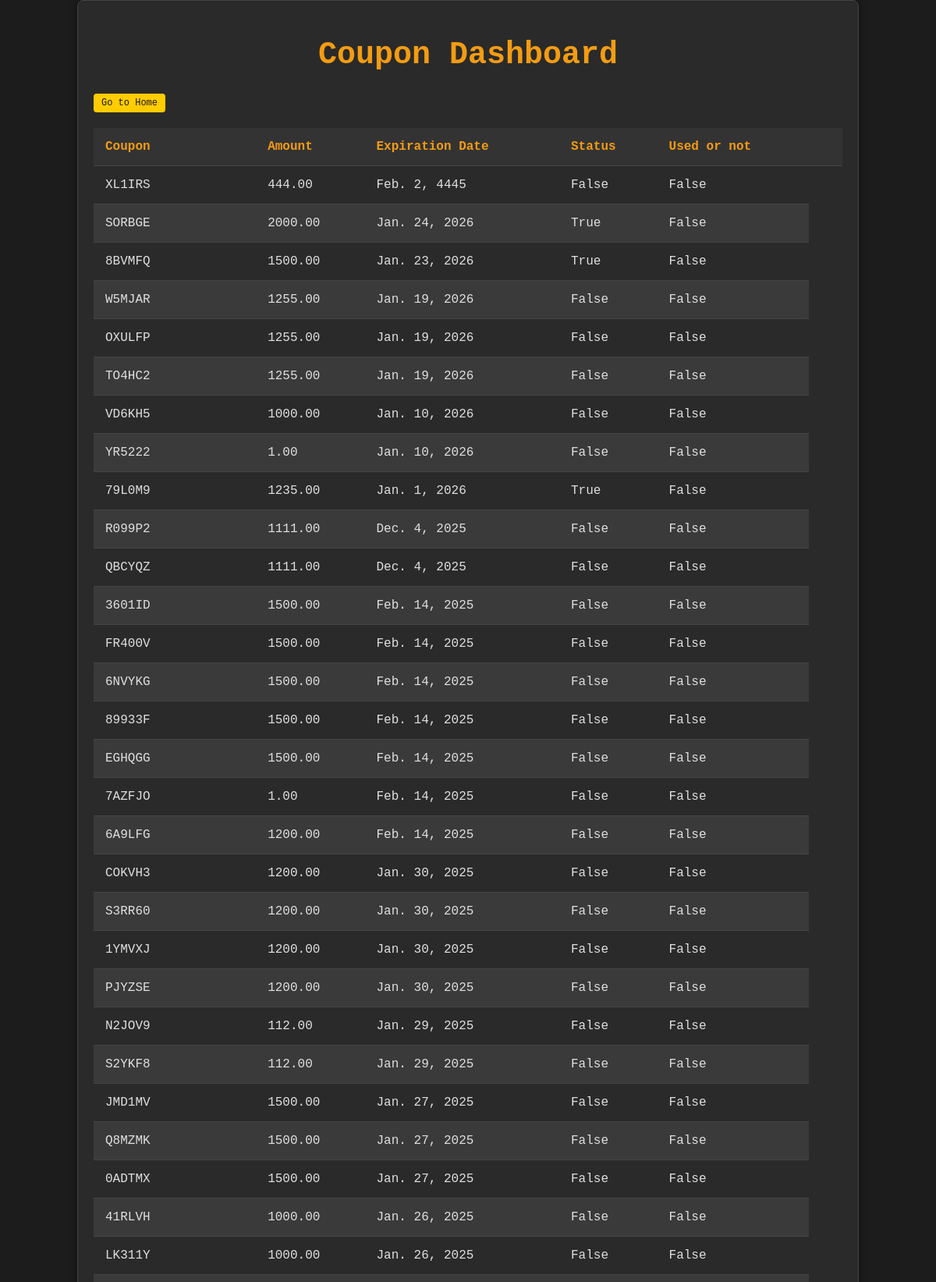
The page /home/dashboard/ (upper part) on the database its author committed.
### BalfinCouponGenerator/models.py (models this page shows, shortened)
class Coupon(models.Model):
    amount = models.DecimalField(max_digits=10, decimal_places=2)
    expiration_date = models.DateField()
    barcode = models.CharField(max_length=100, unique=True)
    is_active = models.BooleanField(default=False)  # New field to track active status
    is_used = models.BooleanField(default=False) #delete this line along with table head and table data in the html call
    STATUS_CHOICES = [
        ('not active', 'Not Active'),
        ('active', 'Active'),
        ('used', 'Used'),
    ]
    status = models.CharField(max_length=10, choices=STATUS_CHOICES, default='not active')

### BalfinCouponGenerator/views.py (the view)
# urls.py: path('dashboard/', views.dashboard, name='dashboard'),
def dashboard (request):
    coupons = Coupon.objects.all().order_by('-expiration_date')  # Replace 'expiration_date' with 'created_at' if needed
    return render(request, 'BalfinCouponGenerator/dashboard.html', {'coupons': coupons})

### BalfinCouponGenerator/templates/BalfinCouponGenerator/dashboard.html (shortened to what this page needs)
<!DOCTYPE html>
<html lang="en">
<head>
    {% load static %}
    <link rel="stylesheet" href="{% static 'dash.css' %}">
</head>
<body>
    <div class="container">
        <h1>Coupon Dashboard</h1>
        <a href="{% url 'home' %}" class="dashTOhome">Go to Home</a>
        <table>
            <thead>
                <tr>
                    <th>Coupon</th>
                    <th>Amount</th>
                    <th>Expiration Date</th>
                    <th>Status</th>
                    <th>Used or not</th>
                    <th>
                </tr>
            </thead>
            <tbody>
                {% for coupon in coupons %}
                    <tr>
                        <td>{{ coupon.barcode }}</td>
                        <td>{{ coupon.amount }}</td>
                        <td>{{ coupon.expiration_date }}</td>
                        <td>{{ coupon.is_active }}</td>
                        <td>{{ coupon.is_used }}</td>
                    </tr>
                {% empty %}
                    <tr>
                        <td colspan="4">No coupons available</td>
                    </tr>
                {% endfor %}
            </tbody>
        </table>
    </div>
</body>
</html>

### BalfinCouponGenerator/static/dash.css (style rules this page uses)
body { background-color: #1c1c1c; color: #e0e0e0; font-family: 'Courier New', Courier, monospace; margin: 0; padding: 0; }
.container { width: 80%; margin: auto; padding: 20px; border: 1px solid #444; box-shadow: 0 0 10px rgba(0, 0, 0, 0.5); background-color: #2a2a2a; border-radius: 8px; }
h1 { text-align: center; font-size: 2.5em; color: #f39c12; }
table { width: 100%; border-collapse: collapse; margin-top: 20px; }
th, td { padding: 15px; text-align: left; border-bottom: 1px solid #444; }
th { background-color: #333; color: #f39c12; }
tr:nth-child(even) { background-color: #3a3a3a; }
tr:nth-child(odd) { background-color: #2a2a2a; }
td { color: #e0e0e0; }
.dashTOhome { display: inline-block; background-color: #ffcc00; color: #1a1a1a; padding: 5px 10px; border-radius: 4px; text-decoration: none; font-size: 12px; transition: background-color 0.3s, transform 0.2s; }

### rows shown on the page
Coupon: barcode "XL1IRS", amount "444.00", expiration_date "Feb. 2, 4445", is_active "False", is_used "False"
Coupon: barcode "SORBGE", amount "2000.00", expiration_date "Jan. 24, 2026", is_active "True", is_used "False"
Coupon: barcode "8BVMFQ", amount "1500.00", expiration_date "Jan. 23, 2026", is_active "True", is_used "False"
Coupon: barcode "W5MJAR", amount "1255.00", expiration_date "Jan. 19, 2026", is_active "False", is_used "False"
Coupon: barcode "OXULFP", amount "1255.00", expiration_date "Jan. 19, 2026", is_active "False", is_used "False"
Coupon: barcode "TO4HC2", amount "1255.00", expiration_date "Jan. 19, 2026", is_active "False", is_used "False"
Coupon: barcode "VD6KH5", amount "1000.00", expiration_date "Jan. 10, 2026", is_active "False", is_used "False"
Coupon: barcode "YR5222", amount "1.00", expiration_date "Jan. 10, 2026", is_active "False", is_used "False"
Coupon: barcode "79L0M9", amount "1235.00", expiration_date "Jan. 1, 2026", is_active "True", is_used "False"
Coupon: barcode "R099P2", amount "1111.00", expiration_date "Dec. 4, 2025", is_active "False", is_used "False"
Coupon: barcode "QBCYQZ", amount "1111.00", expiration_date "Dec. 4, 2025", is_active "False", is_used "False"
Coupon: barcode "3601ID", amount "1500.00", expiration_date "Feb. 14, 2025", is_active "False", is_used "False"
Coupon: barcode "FR400V", amount "1500.00", expiration_date "Feb. 14, 2025", is_active "False", is_used "False"
Coupon: barcode "6NVYKG", amount "1500.00", expiration_date "Feb. 14, 2025", is_active "False", is_used "False"
Coupon: barcode "89933F", amount "1500.00", expiration_date "Feb. 14, 2025", is_active "False", is_used "False"
Coupon: barcode "EGHQGG", amount "1500.00", expiration_date "Feb. 14, 2025", is_active "False", is_used "False"
Coupon: barcode "7AZFJO", amount "1.00", expiration_date "Feb. 14, 2025", is_active "False", is_used "False"
Coupon: barcode "6A9LFG", amount "1200.00", expiration_date "Feb. 14, 2025", is_active "False", is_used "False"
Coupon: barcode "COKVH3", amount "1200.00", expiration_date "Jan. 30, 2025", is_active "False", is_used "False"
Coupon: barcode "S3RR60", amount "1200.00", expiration_date "Jan. 30, 2025", is_active "False", is_used "False"
Coupon: barcode "1YMVXJ", amount "1200.00", expiration_date "Jan. 30, 2025", is_active "False", is_used "False"
Coupon: barcode "PJYZSE", amount "1200.00", expiration_date "Jan. 30, 2025", is_active "False", is_used "False"
Coupon: barcode "N2JOV9", amount "112.00", expiration_date "Jan. 29, 2025", is_active "False", is_used "False"
Coupon: barcode "S2YKF8", amount "112.00", expiration_date "Jan. 29, 2025", is_active "False", is_used "False"
Coupon: barcode "JMD1MV", amount "1500.00", expiration_date "Jan. 27, 2025", is_active "False", is_used "False"
Coupon: barcode "Q8MZMK", amount "1500.00", expiration_date "Jan. 27, 2025", is_active "False", is_used "False"
Coupon: barcode "0ADTMX", amount "1500.00", expiration_date "Jan. 27, 2025", is_active "False", is_used "False"
Coupon: barcode "41RLVH", amount "1000.00", expiration_date "Jan. 26, 2025", is_active "False", is_used "False"
Coupon: barcode "LK311Y", amount "1000.00", expiration_date "Jan. 26, 2025", is_active "False", is_used "False"
